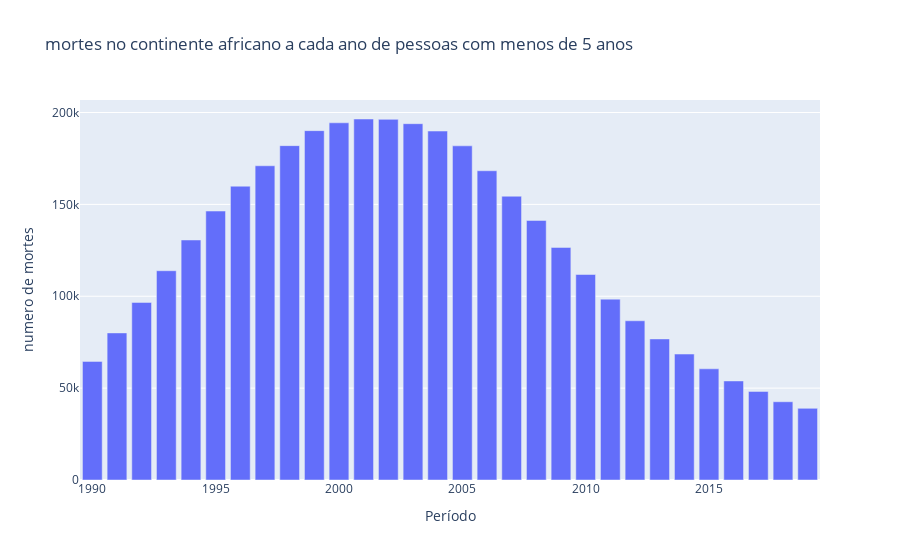

Write notebook code for a chart like this one.
### Code cell
data = [go.Bar(x=africa_df['Year'].values,
               y=soma_por_ano_africa['Deaths - HIV/AIDS - Sex: Both - Age: Under 5 (Number)'])]
               

#criando layout
configuracoes_layout = go.Layout(title='mortes no continente africano a cada ano de pessoas com menos de 5 anos',
                                 yaxis={'title': 'numero de mortes'},
                                 xaxis={'title': 'Período'})

#objeto figura

fig = go.Figure(data=data, layout=configuracoes_layout)

#plotando o grafico
py.iplot(fig)

### Figure 1 — Plotly figure (JSON) as saved in the notebook; plotly's stock layout.template omitted (floating-point values rounded to 4 significant figures; data arrays with more than 128 entries replaced by an {"elided": "..."} marker saying what was removed)
{"data": [{"type": "bar", "x": {"elided": "1500 int values"}, "y": [64550, 80050, 96649, 113895, 130618, 146367, 159897, 171005, 181966, 190132, 194400, 196463, 196269, 193915, 189906, 181855, 168302, 154440, 141259, 126576, 111829, 98429, 86657, 76773, 68547, 60508, 53908, 48200, 42590, 38992]}], "layout": {"title": {"text": "mortes no continente africano a cada ano de pessoas com menos de 5 anos"}, "xaxis": {"title": {"text": "Período"}}, "yaxis": {"title": {"text": "numero de mortes"}}}}
